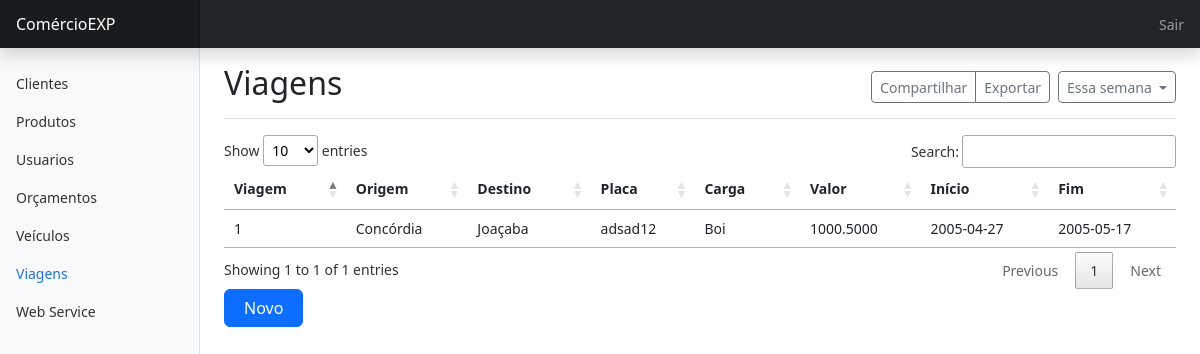
Screenshot of /menu.php?modulo=listagem_viagens with the database file from the repository.
### tables this page shows
CREATE TABLE IF NOT EXISTS `viagens` (
  `cd_viagem` int(11) NOT NULL AUTO_INCREMENT,
  `ds_origem` varchar(100) NOT NULL,
  `ds_destino` varchar(100) NOT NULL,
  `ds_placa` varchar(7) DEFAULT NULL,
  `ds_carga` varchar(50) DEFAULT NULL,
  `ds_valor` decimal(18,4) DEFAULT NULL,
  `dt_inicio` date DEFAULT NULL,
  `dt_fim` date DEFAULT NULL,
  PRIMARY KEY (`cd_viagem`) USING BTREE
);

### listagem_viagens.php (the view, shortened to what this page needs)
<main class="col-md-9 ms-sm-auto col-lg-10 px-md-4">
      <div class="d-flex justify-content-between flex-wrap flex-md-nowrap align-items-center pt-3 pb-2 mb-3 border-bottom">
        <h1 class="h2">Viagens</h1>
        <div class="btn-toolbar mb-2 mb-md-0">
          <div class="btn-group me-2">
            <button type="button" class="btn btn-sm btn-outline-secondary">Compartilhar</button>
            <button type="button" class="btn btn-sm btn-outline-secondary">Exportar</button>
          </div>
          <button type="button" class="btn btn-sm btn-outline-secondary dropdown-toggle">
            Essa semana
          </button>
        </div>
      </div>
    <table id="example"  style="width:100%">
        <thead>
            <tr>
                <th>Viagem</th>
                <th>Origem</th>
                <th>Destino</th>
                <th>Placa</th>
                <th>Carga</th>
                <th>Valor</th>
                <th>Início</th>
                <th>Fim</th>
            </tr>
        </thead>
        <tbody>
        <?php
          $SQL = "select * from viagens order by cd_viagem";
          $RSS = mysqli_query($conexao,$SQL)or print(mysqli_error());
          while($RS = mysqli_fetch_array($RSS))
          {
            echo "<tr onClick='Clica(".$RS["cd_viagem"].")' >";
            echo "<td>".$RS["cd_viagem"]."</td>";
            echo "<td>".$RS["ds_origem"]."</td>";
            echo "<td>".$RS["ds_destino"]."</td>";
            echo "<td>".$RS["ds_placa"]."</td>";
            echo "<td>".$RS["ds_carga"]."</td>";
            echo "<td>".$RS["ds_valor"]."</td>";
            echo "<td>".$RS["dt_inicio"]."</td>";
            echo "<td>".$RS["dt_fim"]."</td>";
            echo "</tr>";
          }
        ?>
        </tbody>
    </table>
	<div class="col-1">
        <button class="w-100 btn btn-primary" type="button" onclick='window.open("menu.php?modulo=cadastro_viagem&cd_viagem=0","_self");' >Novo</button>
    </div>
  </main>

### dashboard.css (style rules this page uses)
body { font-size: .875rem; }

### rows the page displays
viagens: cd_viagem "1", ds_origem "Concórdia", ds_destino "Joaçaba", ds_placa "adsad12", ds_carga "Boi", ds_valor "1000.5000", dt_inicio "2005-04-27", dt_fim "2005-05-17"
